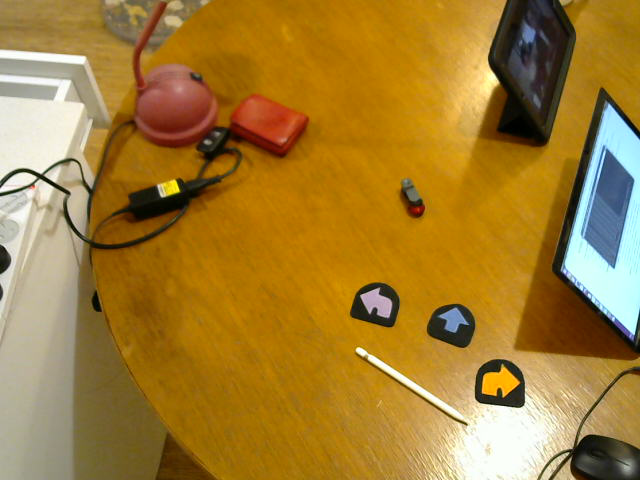
#> input picture videos/frames/frame_1.png, 640 x 480 px
$ jupyter execute --allow-errors 'Fridge Magnets.ipynb'   (shell and % lines are left out)   (Python 2 division)
#> lines starting #> are read from the running program, lines starting #| are printed output that depends on the picture; after the words box and inside, x2 and y2 are one past the last pixel; in counts of white or black regions, pixels touching at a corner belong together
[cell 1]
import cv2
import numpy as np
import matplotlib.pyplot as plt

[cell 2]
img = cv2.cvtColor(cv2.imread("../videos/frames/frame_1.png"),cv2.COLOR_BGR2RGB)
plt.imshow(img)

[cell 3]
hsv = cv2.cvtColor(cv2.imread("../videos/frames/frame_1.png"),cv2.COLOR_BGR2HSV)
#> hsv: shape (480, 640, 3); mean H, S, V 25.7, 184.4, 165.4
mask = cv2.inRange(hsv,np.asarray([0,0,0]),np.asarray([180,255,60]))
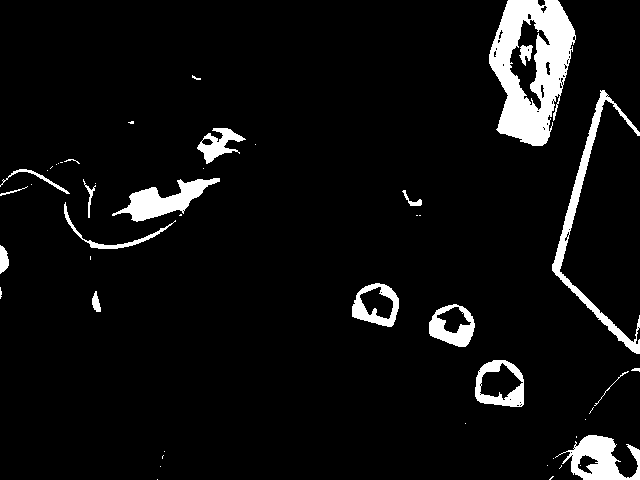
#> mask: shape (480, 640); 6.2% white; 48 white regions (28 under 20 px), largest, box (x1, y1, x2, y2) and area: (489, 0, 576, 146) 7341, (552, 90, 640, 354) 2468, (555, 435, 640, 480) 1903
out = cv2.bitwise_and(hsv,hsv,mask=mask)
#> out: shape (480, 640, 3); mean H, S, V 2.3, 8.6, 2.3
m = mask[250:410,300:550]
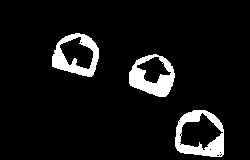
#> m: shape (160, 250); 7.5% white; 3 white regions, box (x1, y1, x2, y2) and area: (175, 110, 224, 157) 1068, (129, 54, 175, 97) 1017, (52, 33, 99, 77) 930
median = cv2.medianBlur(m,3)
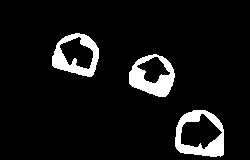
#> median: shape (160, 250); 7.6% white; 3 white regions, box (x1, y1, x2, y2) and area: (175, 110, 224, 157) 1074, (129, 54, 175, 97) 1020, (52, 33, 99, 77) 929
plt.imshow(median,cmap="gray")

[cell 4]
img = cv2.imread("../videos/frames/frame_1.png")
#> img is the input picture: shape (480, 640, 3); mean B, G, R 51, 124.9, 162.3
hsv = cv2.cvtColor(img,cv2.COLOR_BGR2HSV)
rois = [(300,480,300,530),(400,470,210,300),(235,300,530,610)]
image = hsv.copy()
background = []
for roi in rois:
    ymin,ymax,xmin,xmax = roi
    cv2.rectangle(image,(xmin,ymin),(xmax,ymax),(255,0,0),1)
    pixels = hsv[ymin:ymax,xmin:xmax]
    w,h,d = pixels.shape
    background.append(pixels.reshape(w*h,1,d))
#> image: shape (480, 640, 3); mean H, S, V 26.5, 183.7, 164.7
#> after the loop, background = 3 items

fig, ax = plt.subplots(1,figsize=(8,8))
ax.imshow(image)

[cell 5]
img = cv2.imread("../videos/frames/frame_1.png")
hsv = cv2.cvtColor(img,cv2.COLOR_BGR2HSV)
rois = [(300,480,300,530),(400,470,210,300),(235,300,530,610)]
image = hsv.copy()
background = []
for roi in rois:
    ymin,ymax,xmin,xmax = roi
    cv2.rectangle(image,(xmin,ymin),(xmax,ymax),(255,0,0),1)
    pixels = hsv[ymin:ymax,xmin:xmax]
    w,h,d = pixels.shape
    background.append(pixels.reshape(w*h,1,d))

background = np.concatenate(background)
hist = cv2.calcHist([background],[0,1,2],mask = None, histSize = [8,8,2], ranges = [0, 180, 0, 255, 0, 255])
print background.shape[0],hist.sum()
#| 52900 38716.0
print hist.max(),hist.min()
#| 13525.0 0.0
hist = cv2.normalize(hist,hist,0,1,cv2.NORM_MINMAX)
print hist.max(),hist.min()
#| 1.0 0.0


np.prod(hist.shape)
#> Out = 128

[cell 6]
hist # we want to divide the new image into the same sets of bins, then for each

[cell 7]
fig,ax = plt.subplots(1,2,figsize=(20,10))

print hist.dtype
#| float32
# are probabilities being clipped inside calcbackproject?
# TODO write your own back project to compare ...
#> (the rest of this cell did not finish here and is left out)

[cell 8]
original = cv2.cvtColor(img,cv2.COLOR_BGR2HSV)
rois = [(250,350,0,180),(168,250,0,40),(170,190,40,165),(25,35,15,180)]
image = original.copy()
background = []
#> (the rest of this cell did not finish here and is left out)

[cell 9]
np.prod([2,3])

[cell 10]
print hist.max(),hist.min()
#| 1.0 0.0
hist = cv2.normalize(hist,hist,0,255,cv2.NORM_MINMAX)
print hist.max(),hist.min()
#| 255.0 0.0

fig,ax = plt.subplots(1,2,figsize=(20,10))
print hist.dtype
#| float32
# are probabilities being clipped inside calcbackproject?
# TODO write your own back project to compare ...
#> (the rest of this cell did not finish here and is left out)
